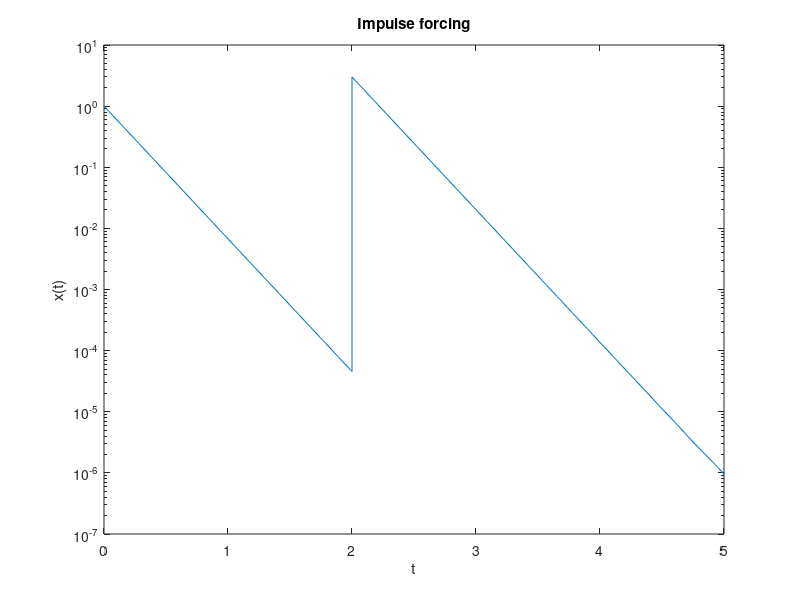

Source code (MATLAB):
dxdt = @(t,x) -5*x;      % ODE without the delta
[t1,x1] = ode45(dxdt,[0,2],1);
x2init = 3+x1(end);      % uses the final value for x1
[t2,x2] = ode45(dxdt,[2,5],x2init);

semilogy([t1;t2],[x1;x2])     % stack the time and solution vectors
xlabel('t'), ylabel('x(t)')
title('Impulse forcing')
